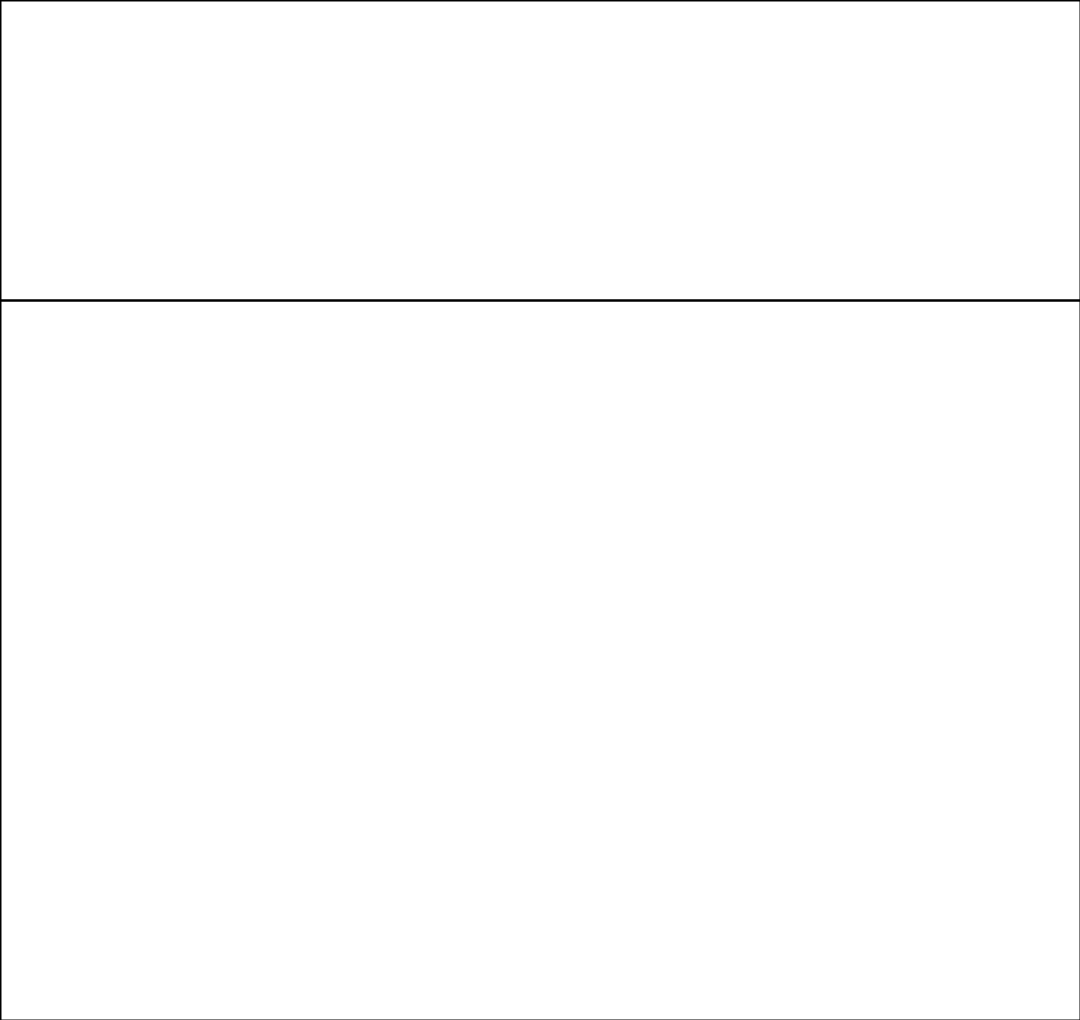
Frame 1 (no input)
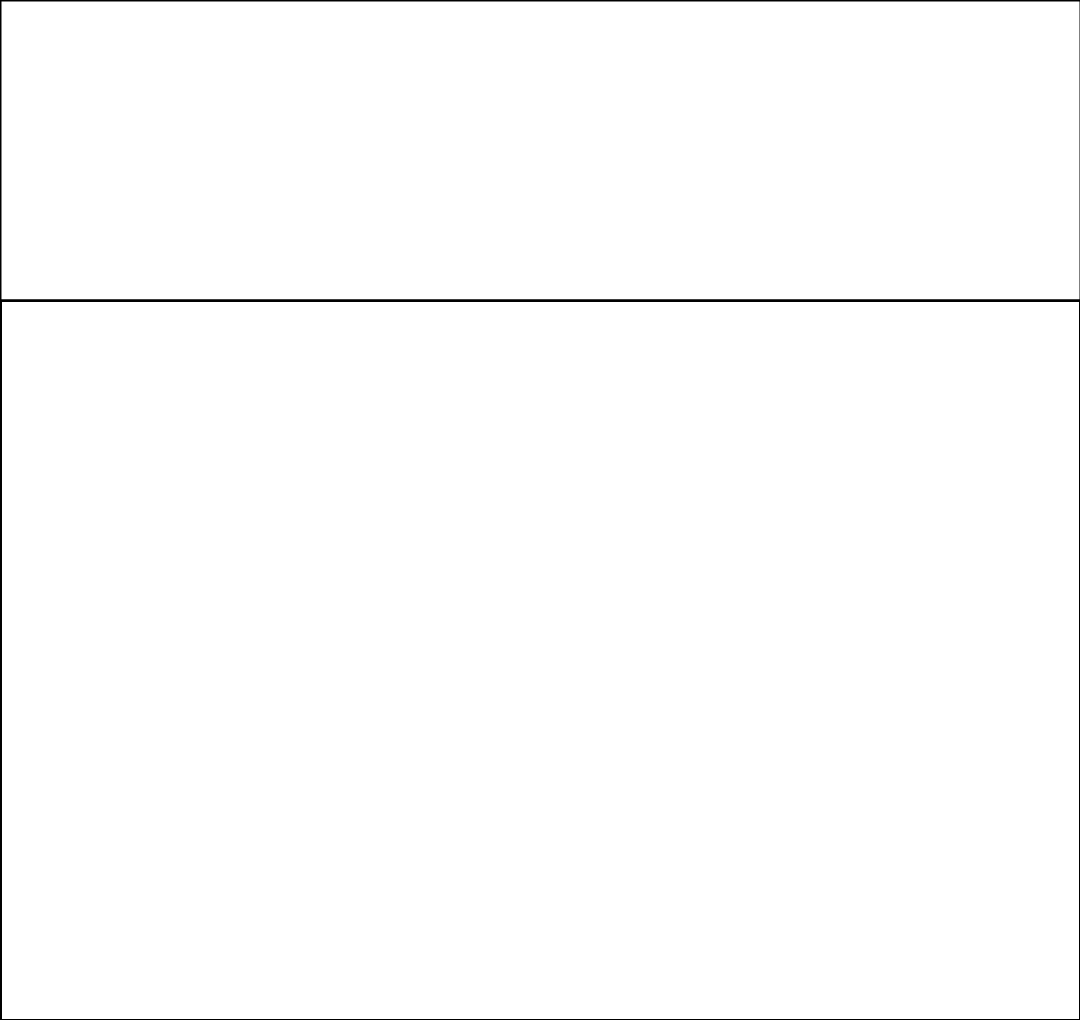
Frame 60 (the mouse pressed at the canvas centre just before this capture)
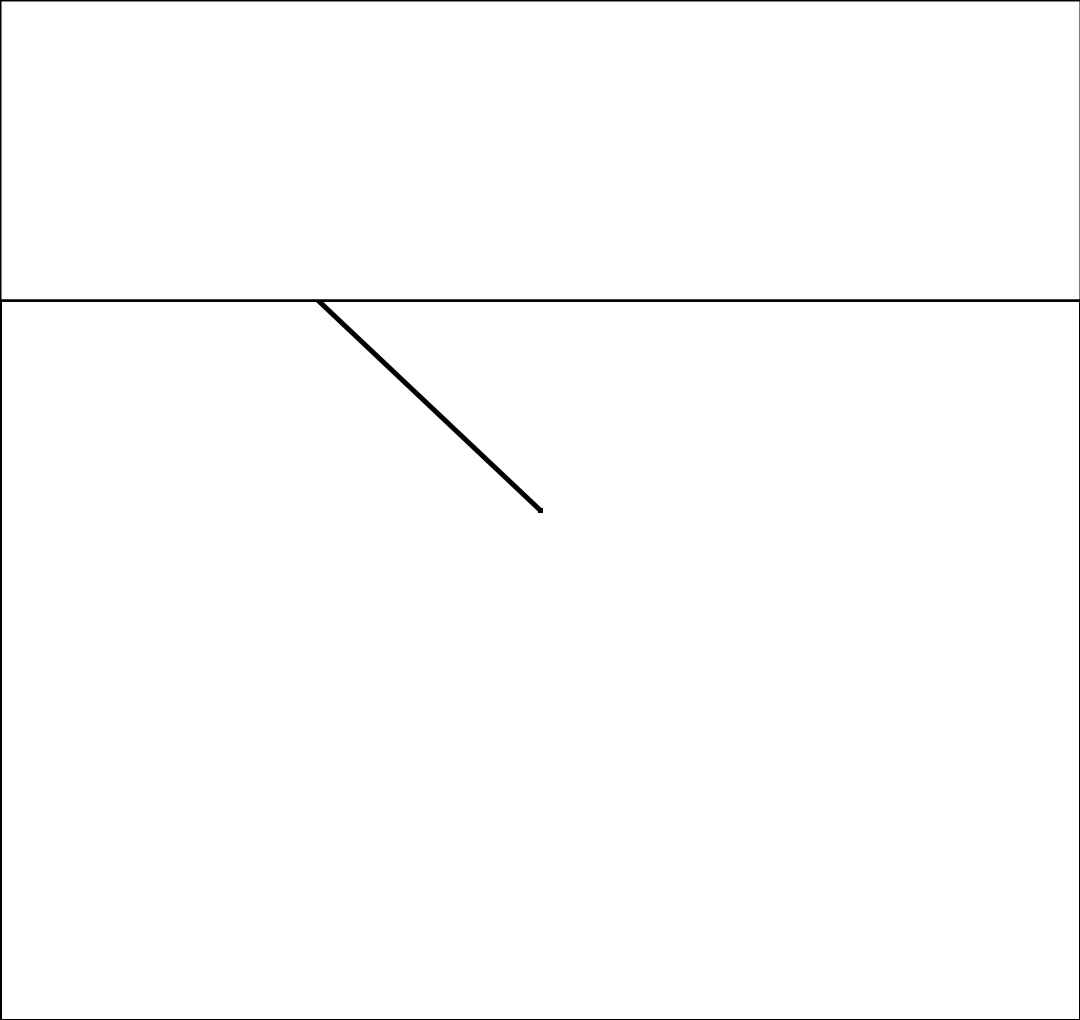
Frame 120 (the mouse held since frame 60 and released just before this capture)

The Processing sketch that drew these frames (run headless with seeded random() and noise(); from frame 60 on, the mouse is pressed at the canvas centre):

// Processing sketch: art_higashi
// ── art_higashi.pde
PGraphics Layer_MD;
int[] CanvasSize ={1080, 720};
int[] MenuSize = {CanvasSize[0], 300};
color Paint = color(0, 0, 0, 255);
float BrushSize = 5;

void settings() {
  size(CanvasSize[0], CanvasSize[1]+MenuSize[1]);
}

void setup() {
  Layer_MD = createGraphics(CanvasSize[0], CanvasSize[1]+MenuSize[1]);
  background(255);
  frameRate(300);
}

void draw() {
  FrameDraw();
  
  brush();
}

void FrameDraw() {
  strokeWeight(2);
  fill(255);
  rect(0, 0, MenuSize[0], MenuSize[1]);
  noFill();
  rect(0, MenuSize[1], CanvasSize[0], CanvasSize[1]);
}

void brush() {
  if (mousePressed) {
    if (MenuSize[1] < mouseY) {
      stroke(Paint);
      strokeWeight(BrushSize);
      line(pmouseX, pmouseY, mouseX, mouseY);
    }
  }
}

void MenuDown() {
  
}

void ColorPicker(){
  fill(255);
  rect(100,100,800,800);
  
}
